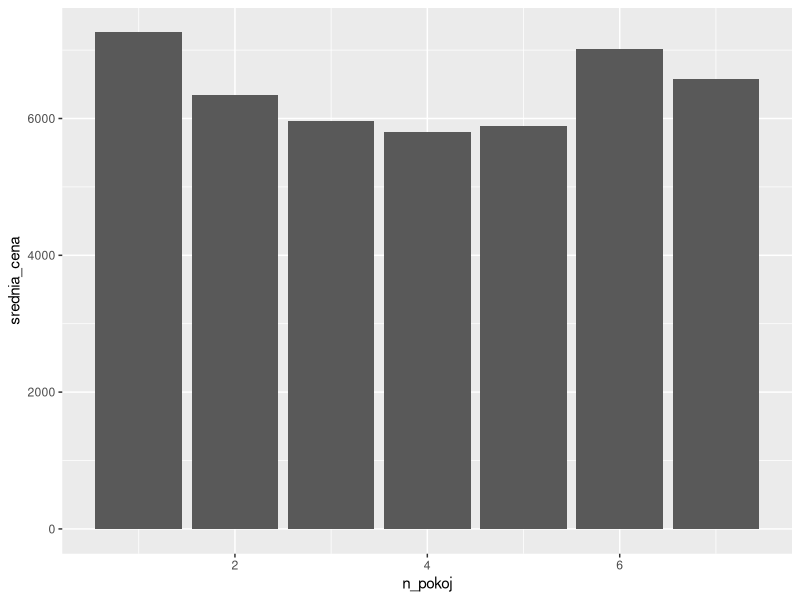

Generate this figure with R:
## ---- chunk 1
mieszkania <- read.csv("mieszkania_wroclaw_ceny.csv", 
                       encoding = "UTF-8")
## ---- chunk 2
# wymiary tabeli
dim(mieszkania)

# pierwsze wiersze z tabeli
head(mieszkania)
## ---- chunk 3
# podsumowanie tabeli
summary(mieszkania)
## ---- chunk 4
library(dplyr)
filter(mieszkania, dzielnica == "Stare Miasto")
## ---- chunk 5
filter(mieszkania, dzielnica == "Stare Miasto", rok == 2017)
## ---- chunk 6
select(mieszkania, dzielnica, cena_m2)
## ---- chunk 7
mieszkania %>%
  filter(dzielnica == "Śródmieście") %>%
  select(dzielnica, pietro, cena_m2)
## ---- chunk 8
mieszkania %>%
  group_by(n_pokoj) %>%
  summarise(srednia_cena = mean(cena_m2))
## ---- chunk 9
library(ggplot2)
srednia_cena_pokoje <- mieszkania %>%
  group_by(n_pokoj) %>%
  summarise(srednia_cena = mean(cena_m2))
## ---- chunk 10
ggplot(srednia_cena_pokoje, aes(x = n_pokoj, y = srednia_cena)) +
  geom_bar(stat = "identity")
